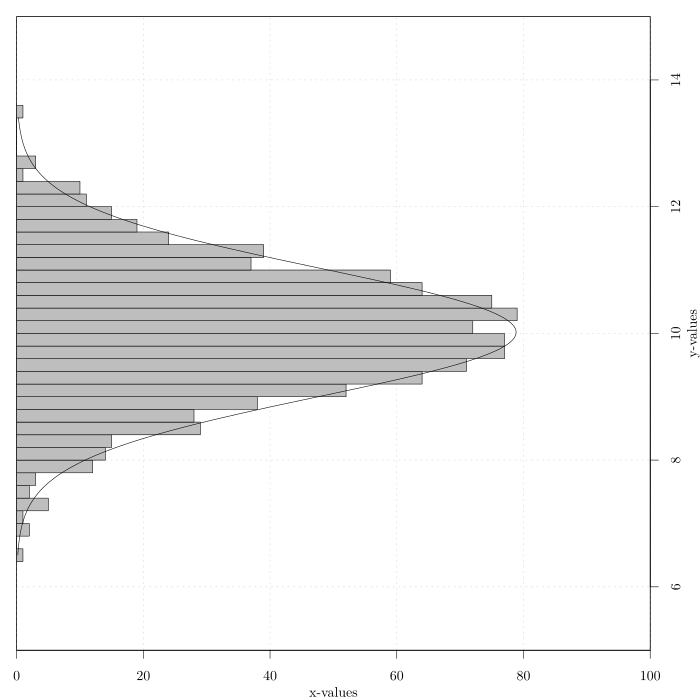

The script that drew this image:
source('pkg/initalize.R', local = TRUE)

make_tikz = TRUE
if (make_tikz) tikzRexport('histogram_with_fit_rotated.tex')

N = 1000
x <- seq(1,N,1)

set.seed(5)
y <- rnorm(N, mean=10, sd=1) 

h <- hist(y, plot = FALSE)

plot(NULL, ylim=c(5,15), xlim=c(0,ceiling(1.2*max(h$counts)/10)*10), bty="o",
     xaxt="n", xaxs="i", yaxt="n", yaxs="i", xlab="", ylab="")

rect(xleft   = 0, 
     ybottom = h$mids-diff(h$mids[1:2])/2, 
     xright  = h$counts, 
     ytop    = h$mids+diff(h$mids[1:2])/2,
     col     = "gray"
     )

xfit <- seq(min(y), max(y), length.out = N)
yfit <- dnorm(xfit, mean = mean(y), sd = sd(y))
yfit <- yfit * diff(h$mids[1:2]) * length(y)

lines(yfit, xfit)

if (make_tikz) dev.off()
